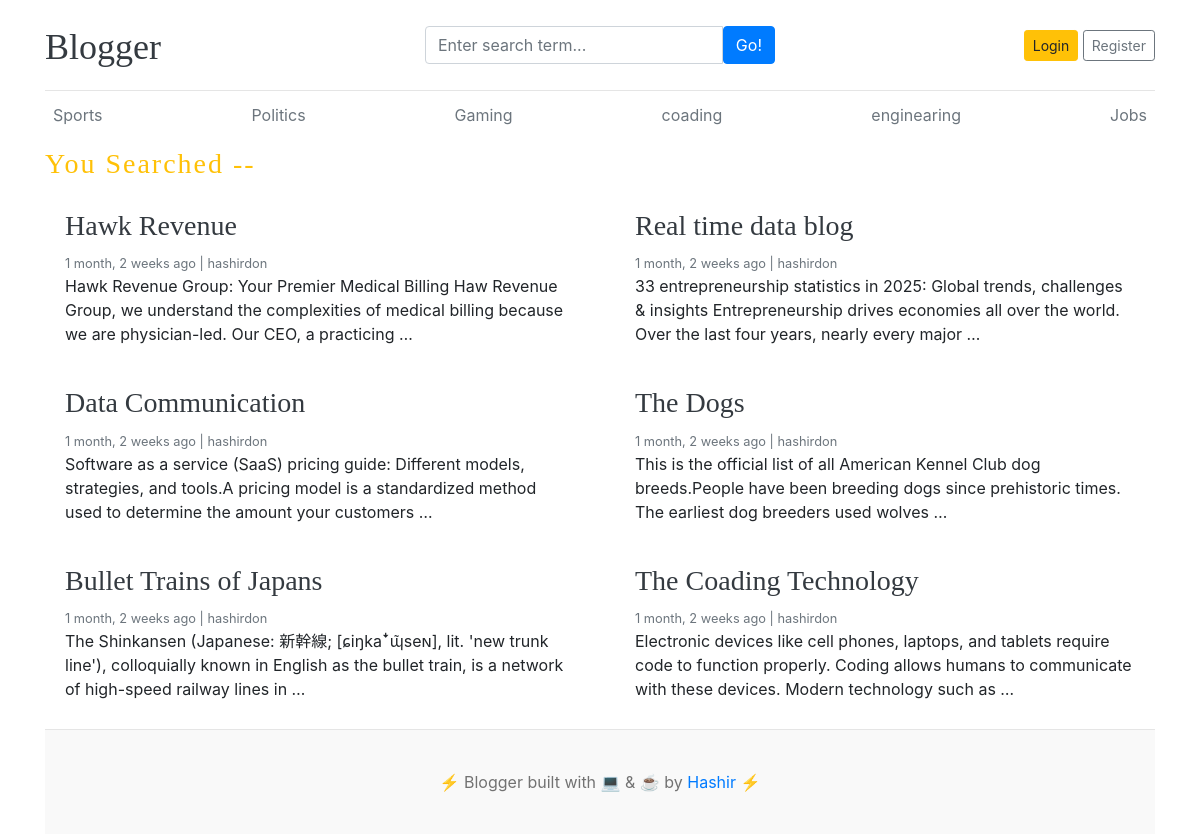
The page /blogs/search/ on the database as committed earlier.
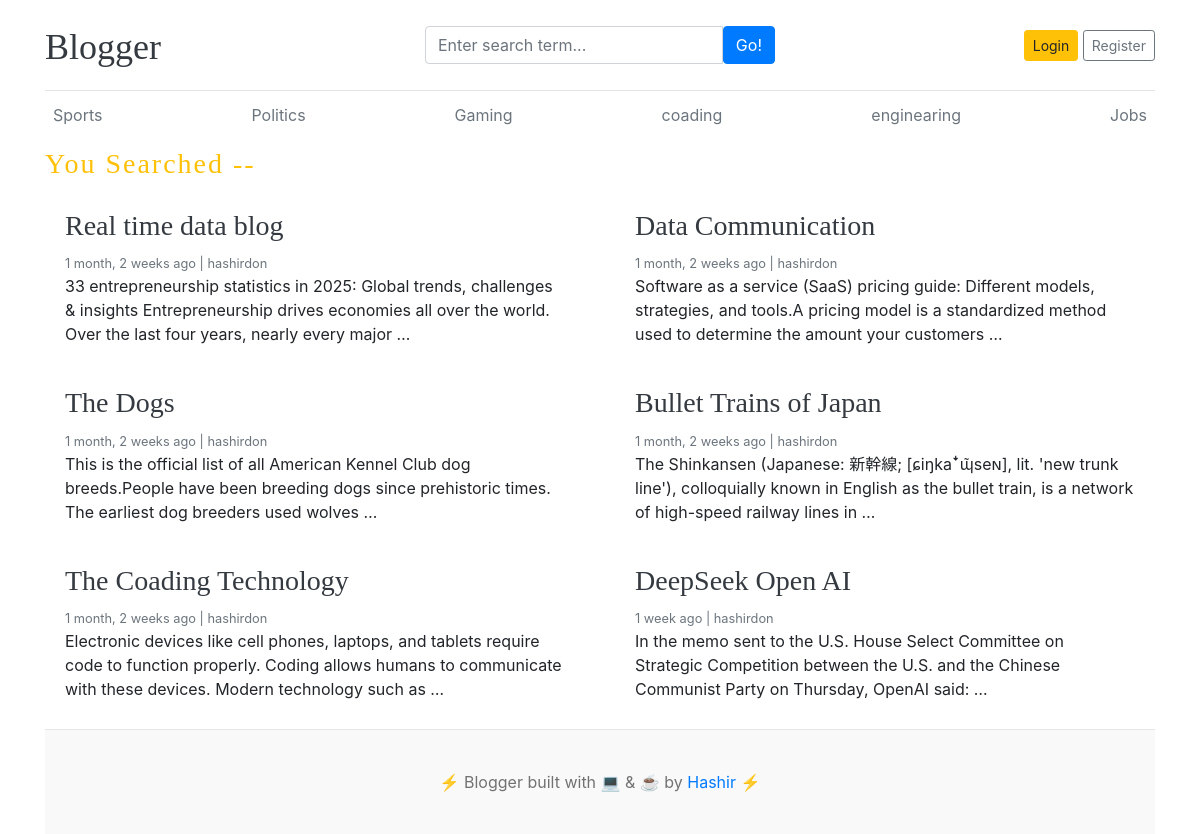
The same page on the database as committed later.
### blogs/models.py (models this page shows, shortened)
class Category(models.Model):
    category_name=models.CharField(max_length=50,unique=True)
    created_at=models.DateTimeField(auto_now_add=True)
    updated_at=models.DateTimeField(auto_now_add=True)
    class Meta:
        verbose_name_plural='Categories'

class Blog(models.Model):
    title=models.CharField(max_length=100)
    slug=models.CharField(max_length=100,unique=True,blank=True)  # blank=True already hai
    category=models.ForeignKey(Category,on_delete=models.CASCADE)
    author=models.ForeignKey(User,on_delete=models.CASCADE)
    featured_image=models.ImageField(upload_to='uploads/%Y/%m/%d')
    short_description=models.TextField(max_length=500)
    blog_body=models.TextField(max_length=2000)
    status=models.CharField(max_length=20,choices=STATUS_CHOICES,default='Draft')
    is_featured=models.BooleanField(default=False)
    created_at=models.DateTimeField(auto_now_add=True)
    updated_at=models.DateTimeField(auto_now_add=True)

### blogs/views.py (the view)
# urls.py: path('blogs/search/', BlogsViews.search, name='search'),
def search(request):
    keyword = request.GET.get('keyword','')
    blogs=Blog.objects.filter(Q(title__icontains=keyword) | Q(short_description__icontains=keyword) | Q(blog_body__icontains=keyword))
    context={
        'blogs':blogs,
        'keyword':keyword
    }
    return render(request,'search.html',context)

### blogs/context_processors.py (called while the page is built)
def get_categories(request):
    categories=Category.objects.all()
    return dict(categories=categories)

def get_Social_Links(request):
    Social=SocialSites.objects.all()
    return dict(Social=Social)

### templates/search.html
{% extends "base.html" %}
{% block content %}
<h3 class='text-warning' style='letter-spacing:2px ;'>You Searched -- {{keyword}} </h3>
<div class="row mb-2">
 {% if  blogs %}
  {% for i in blogs %}
      <div class="col-md-6">
        <div class="card border-0">
          <div class="card-body">
            <h3><a href="{% url 'blogs' i.slug %}" class='text-dark'>{{i.title}}</a></h3>
            <small class="mb-1 text-muted">{{i.created_at | timesince}} ago | {{i.author}}</small>
            <p class="card-text">{{i.short_description | truncatewords:25}}</p>
          </div>
        </div>
      </div>
  {% endfor %}
  {% else %}
  <p>There is Nothing Posts  Found !</p>
  {% endif %}
</div>
{% endblock  %}

### templates/base.html (shortened to what this page needs)
{% load static %}
<!DOCTYPE html>
<html lang="en">
<head>
    <link href="https://getbootstrap.com/docs/4.0/dist/css/bootstrap.min.css" rel="stylesheet">
    <link rel="stylesheet" href="https://cdnjs.cloudflare.com/ajax/libs/font-awesome/4.7.0/css/font-awesome.min.css">
    <link rel="stylesheet" href="{% static 'css/blog.css' %}">
  </head>
<body>
    <div class="container">
      <header class="blog-header py-3">
        <div class="row flex-nowrap justify-content-between align-items-center">
          <div class="col-4 pt-1">
            <a class="blog-header-logo text-dark" href="/">Blogger</a>
          </div>
          <div class="col-4">
            <form action="{% url 'search' %}" method="GET">
              <div class="input-group">
              <input class="form-control" type="text" name='keyword' placeholder="Enter search term..." aria-label="Enter search term..." aria-describedby="button-search" />
              <button type="submit"class="btn btn-primary" id="button-search" type="button">Go!</button>
              </div>
            </form>
          </div>
          <div class="col-4 d-flex justify-content-end align-items-center">
            {% if not user.is_authenticated %}
            <a class="btn btn-sm btn-warning" href="{% url 'login' %}">Login</a> &nbsp;
            <a class="btn btn-sm btn-outline-secondary" href="{% url 'register' %}">Register</a>
            {% else %}
            <span><a href="{% url 'dashboard' %}">Dashboard</a></span>
            &nbsp;
            &nbsp;
            <span><a href="{% url 'logout' %}">Logout</a></span>
            {% endif %}
          </div>
        </div>
      </header>
      <div class="nav-scroller py-1 mb-2">
        <nav class="nav d-flex justify-content-between">
          {%for cat in categories %}
          <a class="p-2 text-muted" href="{% url 'posts_by_category' cat.id %}">{{cat.category_name}}</a>
          {% endfor %}
        </nav>
      </div>
{% block content%}
 {% endblock %}
  <footer class="blog-footer">
  <p>⚡️ Blogger built with 💻 & ☕️ by <a href="#">Hashir</a> ⚡️</p>
</footer>
</body>
</html>

Rows that differ between the two databases and show on the page:
removed Blog: title "Hawk Revenue", created_at "1 month, 2 weeks", author "hashirdon", short_description "Hawk Revenue Group: Your Premier Medical Billing Haw Revenue Group, we understand the complexities of medical billing because we are physician-led. Our CEO, a practicing …"
changed Blog: title "Bullet Trains of Japans" → "Bullet Trains of Japan"
added Blog: title "DeepSeek Open AI", created_at "1 week", author "hashirdon", short_description "In the memo sent to the U.S. House Select Committee on Strategic Competition between the U.S. and the Chinese Communist Party on Thursday, OpenAI said: …"
